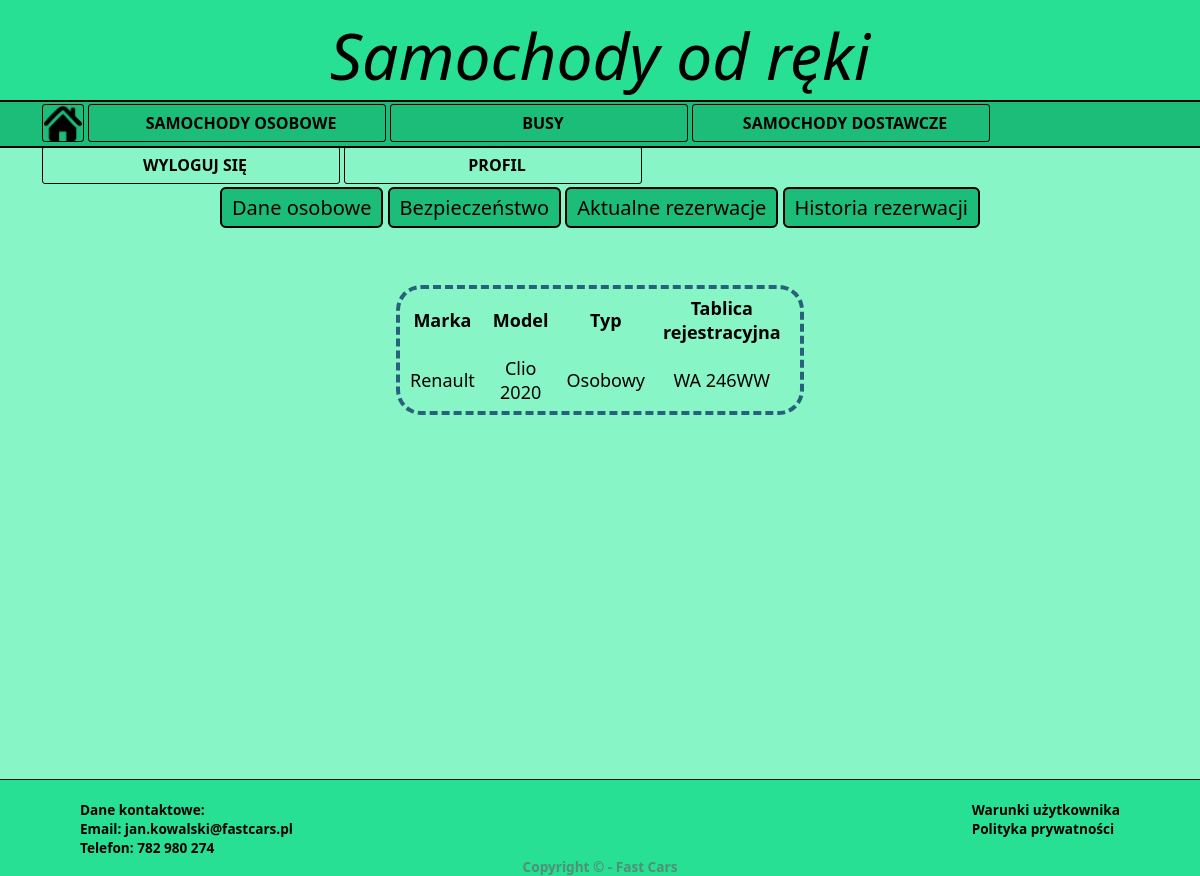
/profil_history.php, run on the app's committed database.
### tables this page shows
CREATE TABLE `rezerwacje` (
  `ID_rezerwacjii` int(11) NOT NULL,
  `ID_osoby` int(11) NOT NULL,
  `ID_pojazdu` int(11) NOT NULL,
  `Poczatek rezerwacji` datetime NOT NULL,
  `Koniec rezerwacji` datetime NOT NULL
);

CREATE TABLE `pojazdy` (
  `ID_pojazdu` int(11) NOT NULL,
  `Rejestracja` varchar(10) NOT NULL,
  `Marka` varchar(100) NOT NULL,
  `Model` varchar(100) NOT NULL,
  `Opis` varchar(200) NOT NULL,
  `Cena` float NOT NULL,
  `Typ` varchar(50) NOT NULL,
  `Ilosc miejsc` int(11) NOT NULL,
  `Zdjecie` varchar(30) NOT NULL
);

### profil_history.php (the view, shortened to what this page needs)
<!DOCTYPE html>
<html lang="pl">
<head>
    <link rel="stylesheet" href="./Style/style.css">
    <link rel="stylesheet" href="./Style/style_profil.css">
</head>
<body>
    <div id="baner">
        <span id="banertx">Samochody od ręki</span>
    </div>
    <div id="lista">
        <ul>
            <li id="glow"><a href="./index.php" id="glow"><img src="./Photos/Domek.png"></a></li>
            <li><a href="./osobowe_user.php">Samochody osobowe</a></li>
            <li><a href="./bus_user.php">Busy</a></li>
            <li><a href="./dostawa_user.php">Samochody dostawcze</a></li>
            <li><a href="./logowanie.php?akcja=wyloguj">Wyloguj się</a></li>
            <li><a href="./profil_user.php">Profil</a></li>
        </ul>
    </div>
    <div id="main_reszt">
        <div class="zakladki">
            <p><a href="profil_user.php" class="zakla">Dane osobowe</a>
            <a href="profil_safety.php" class="zakla">Bezpieczeństwo</a>
            <a href="profil_common.php" class="zakla">Aktualne rezerwacje</a>
            <a href="profil_history.php" class="zakla">Historia rezerwacji</a></p>
        </div>
        <div id="main_comm">
        <?php
        $connect=new mysqli("localhost","root","","wypozyczalnia");
        $sql="SELECT`pojazdy`.`Marka`, `pojazdy`.`Model`, `pojazdy`.`Cena`, `pojazdy`.`Typ`, `pojazdy`.`Rejestracja`, `rezerwacje`.`Poczatek rezerwacji`, `rezerwacje`.`Koniec rezerwacji`
        from `pojazdy`
        INNER join `rezerwacje`
        on`pojazdy`.`ID_pojazdu`=`rezerwacje`.`ID_pojazdu`
        INNER JOIN `dane_osobowe`
        on `rezerwacje`.`ID_osoby`=`dane_osobowe`.`ID`
        where `dane_osobowe`.`ID` like '1';";
        $result=$connect->query($sql);
        $data = date("Y-m-d H:i:s");
        echo"<table id='tab_comm'>";
        echo "<tr>";
        echo "<th>Marka</th>";
        echo "<th>Model</th>";
        echo "<th>Typ</th>";
        echo "<th>Tablica rejestracyjna</th>";
        echo "<th>Kwota</th>";
        echo "</tr>";
        while($row=$result->fetch_assoc()){
        $dni=(strtotime($row['Koniec rezerwacji'])-strtotime($row['Poczatek rezerwacji']))/86400;
        $wynik=round($dni*$row['Cena'],2);
        if($data>=$row['Koniec rezerwacji']){
        echo"<tr>";
        echo "<td>".$row['Marka']."</td>";
        echo "<td>".$row['Model']."</td>";
        echo "<td>".$row['Typ']."</td>";
        echo "<td>".$row['Rejestracja']."</td>";
        echo "<td>".$wynik."</td>";
        echo"</tr>";
        }
        }
        echo"</table>";
        ?>
        </div>
    </div>
    </body>
<footer>
    <div id="foottx3">
    <span>Dane kontaktowe:
    <br>Email: jan.kowalski@fastcars.pl
    <br>Telefon: 782 980 274</span>
    </div>
    <div id="foottx2">
    <span>Warunki użytkownika
    <br>Polityka prywatności</span>
    </div>
    <div id="foottx1">
    <span>Copyright © - Fast Cars</span>
    </div>
</footer>
</html>

### Style/style.css (style rules this page uses)
body { margin: 0%; background-color: rgb(136, 245, 199); font-family:'Segoe UI'; width: auto; }
#baner { text-align: center; width: auto; height: 12.5vh; background-color: rgb(40, 224, 147); box-sizing: border-box; }
#banertx { font-size: 8vh; font-style: italic; position: absolute; top: 1.5vh; left: 25%; width: 50%; height: 10vh; box-sizing: border-box; }
#main_reszt { text-align: center; height: 78.9vh; padding-bottom: 10px; box-sizing: border-box; overflow-y: scroll; padding-top: 15px; }
footer { clear: both; background-color: rgb(40, 224, 147); width: 100%; height: auto; width: 100%; border-top: 1px solid black; }
#foottx1 { text-align: center; font-size: 1.7vh; font-weight: bold; color: rgba(97, 107, 107, 0.692); clear: both; }
#foottx2 { float: right; font-size: 1.7vh; font-weight: bold; margin-top: 20px; margin-right: 80px; }
#foottx3 { float: left; font-size: 1.7vh; font-weight: bold; margin-top: 20px; margin-left: 80px; }
a { color: black; text-decoration: none; }
#lista { width: auto; height: 5.5vh; background-color: rgb(27, 189, 121); border-bottom: black 2px solid; border-top: black 2px solid; padding: auto; }
ul, ul li { display: block; list-style: none; margin: 0; }
ul { position: absolute; }
ul li { float: left; border: black 1px solid; border-radius: 3px; width: 37vh; text-transform: uppercase; margin: 2px 2px 2px 2px; height: 4.5vh; line-height: 4.5vh; }
ul a { text-decoration: none; display: block; width: 38vh; text-align: center; font-weight: bold; color: black; height: 4.5vh; }
#glow { width: 5vh; }

### Style/style_profil.css (style rules this page uses)
table { text-align: center; margin: 3vh 2vh auto 2vh; }
td { width: 500vh; }
.zakladki p { padding-top: 15px; }
.zakla { margin-top: 10px; padding: 5px 10px 5px 10px; background-color: rgb(27, 189, 121); border: 2px black solid; border-radius: 6px; font-size: 20px; }
#main_comm { font-size: 18px; text-align: center; width: 50vh; height: auto; margin: 8vh auto 10vh auto; padding: 10vh auto 10vh auto; border: 4px rgb(40, 97, 124) dashed; border-radius: 25px; overflow-y: hidden; }
#tab_comm { width: 350px; margin: auto; }
th, td { padding: 5px 8px 5px 8px; margin: auto 5px auto 5px; text-align: center; }

### data on the page
rezerwacje: ID_pojazdu.Marka "Renault", ID_pojazdu.Model "Clio 2020", ID_pojazdu.Typ "Osobowy", ID_pojazdu.Rejestracja "WA 246WW"
